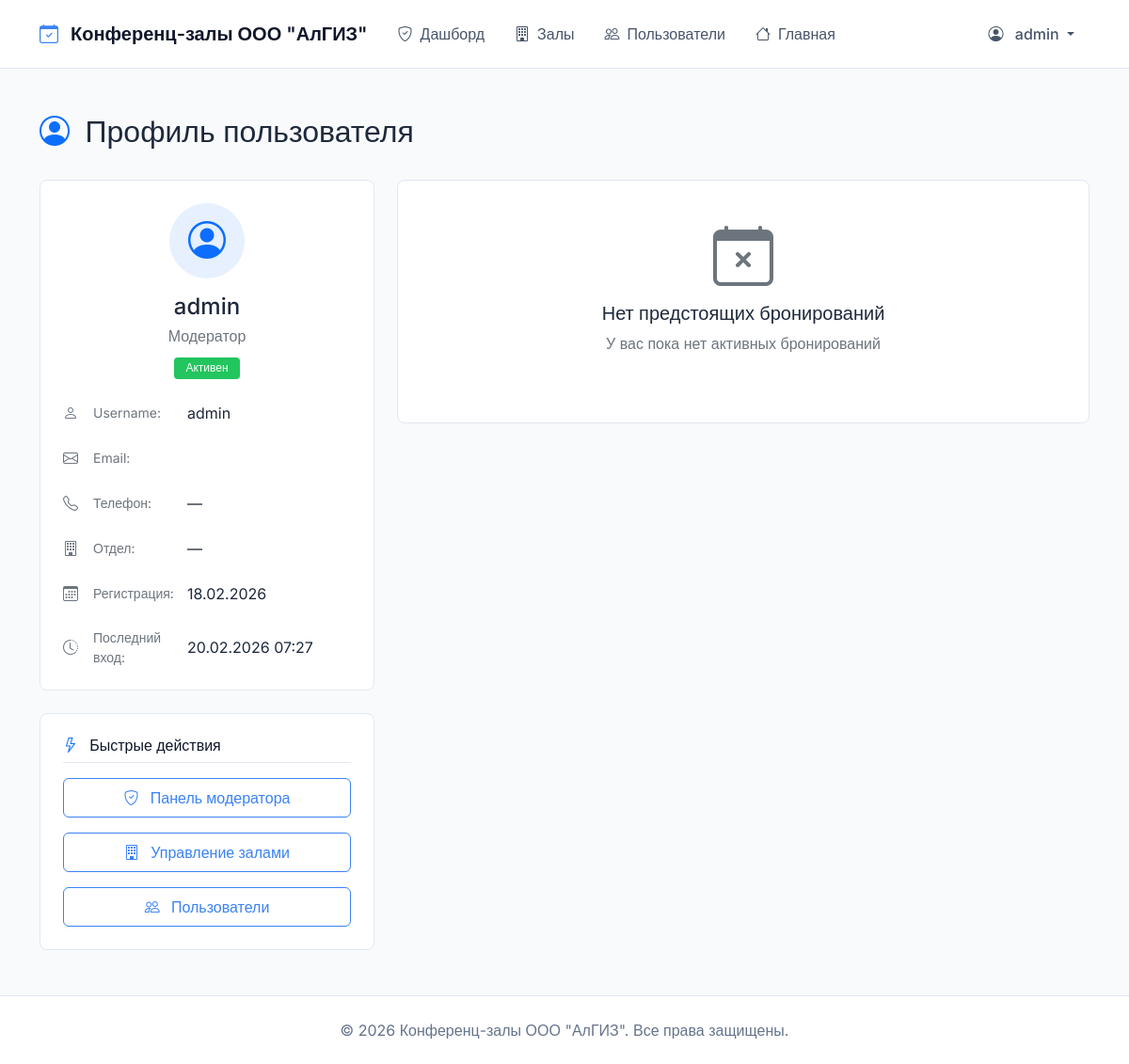
The page /profile/ (signed in) on the database as committed earlier.
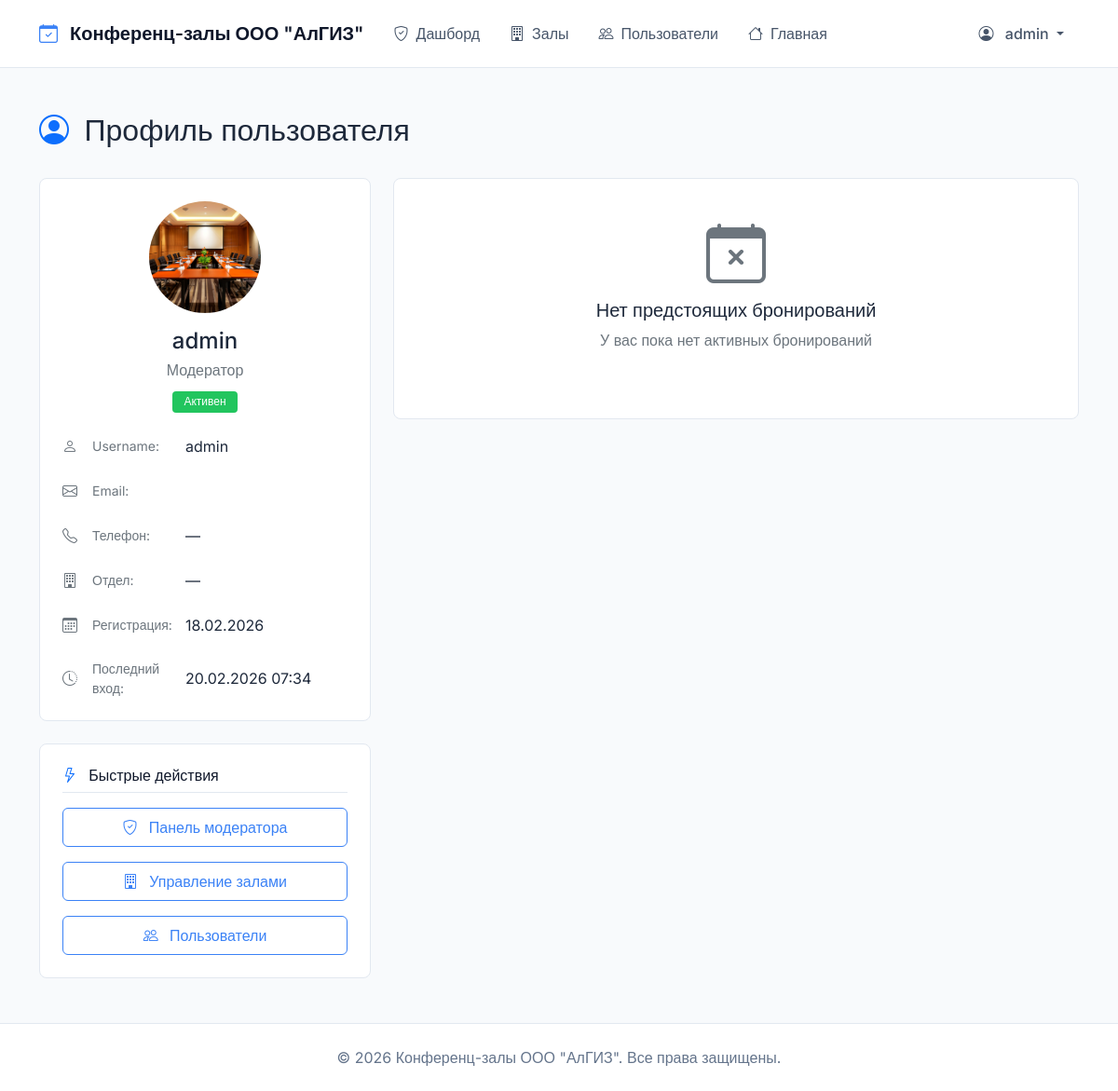
The same page on the database as committed later.
### bookings/models.py (models this page shows, shortened)
class User(AbstractUser):
    ROLE_CHOICES = (
        ('moderator', 'Модератор'),
        ('requester', 'Заявитель'),
        ('employee', 'Сотрудник'),
    )
    role = models.CharField(max_length=20, choices=ROLE_CHOICES, default='employee', verbose_name="Роль")
    phone = models.CharField(max_length=20, blank=True, verbose_name="Телефон")
    department = models.CharField(max_length=100, blank=True, verbose_name="Отдел")
    avatar = models.ImageField(upload_to='avatars/', blank=True, null=True, verbose_name="Аватар")
    def get_full_name(self):
        if self.first_name and self.last_name:
            return f"{self.first_name} {self.last_name}"
        return self.username
    class Meta:
        verbose_name = "Пользователь"
        verbose_name_plural = "Пользователи"

### bookings/views.py (the view)
# urls.py: path('profile/', views.profile, name='profile'),
@any_role_required
def profile(request):
    user = request.user
    context = {
        'profile_user': user,
        'total_bookings': Booking.objects.filter(requester=user).count(),
        'pending_bookings': Booking.objects.filter(requester=user, status='pending').count(),
        'approved_bookings': Booking.objects.filter(requester=user, status='approved').count(),
        'rejected_bookings': Booking.objects.filter(requester=user, status='rejected').count(),
        'cancelled_bookings': Booking.objects.filter(requester=user, status='cancelled').count(),
        'recent_bookings': Booking.objects.filter(requester=user).order_by('-created_at')[:5],
        'active_bookings': Booking.objects.filter(
            requester=user, status='approved', start_time__gte=timezone.now()
        ).order_by('start_time')[:3],
        'now': timezone.now(),
    }
    return render(request, 'bookings/profile.html', context)

### bookings/templates/bookings/profile.html (shortened to what the changed rows need)
{% extends 'bookings/base.html' %}
{% load static %}
{% block content %}
<div class="row mb-4">
    <div class="col-12">
        <h2 class="fw-semibold">
            <i class="bi bi-person-circle text-primary me-2"></i>
            Профиль пользователя
        </h2>
    </div>
</div>
<div class="row g-4">
    <div class="col-lg-4">
        <div class="border rounded-3 bg-white p-4 mb-4">
            <div class="text-center mb-4">
                <div class="mb-3">
                    {% if profile_user.avatar and profile_user.avatar.url %}
                        <img src="{{ profile_user.avatar.url }}"
                             class="rounded-circle"
                             style="width: 120px; height: 120px; object-fit: cover;"
                             alt="{{ profile_user.username }}">
                    {% else %}
                        <div class="bg-primary bg-opacity-10 rounded-circle d-inline-flex p-3">
                            <i class="bi bi-person-circle text-primary fs-1"></i>
                        </div>
                    {% endif %}
                </div>
                <h4 class="fw-semibold mb-1">{{ profile_user.get_full_name|default:profile_user.username }}</h4>
                <p class="text-secondary mb-2">{{ profile_user.get_role_display }}</p>
                <span class="badge {% if profile_user.is_active %}bg-success{% else %}bg-secondary{% endif %}">
                    {{ profile_user.is_active|yesno:"Активен,Неактивен" }}
                </span>
            </div>
            <div class="vstack gap-3">
                <div class="d-flex align-items-center">
                    <i class="bi bi-person text-secondary me-2" style="width: 1.5rem;"></i>
                    <span class="text-secondary small" style="width: 100px;">Username:</span>
                    <span class="fw-medium">{{ profile_user.username }}</span>
                </div>
                <div class="d-flex align-items-center">
                    <i class="bi bi-telephone text-secondary me-2" style="width: 1.5rem;"></i>
                    <span class="text-secondary small" style="width: 100px;">Телефон:</span>
                    <span class="fw-medium">{{ profile_user.phone|default:"—" }}</span>
                </div>
                <div class="d-flex align-items-center">
                    <i class="bi bi-building text-secondary me-2" style="width: 1.5rem;"></i>
                    <span class="text-secondary small" style="width: 100px;">Отдел:</span>
                    <span class="fw-medium">{{ profile_user.department|default:"—" }}</span>
                </div>
                <div class="d-flex align-items-center">
                    <i class="bi bi-calendar3 text-secondary me-2" style="width: 1.5rem;"></i>
                    <span class="text-secondary small" style="width: 100px;">Регистрация:</span>
                    <span class="fw-medium">{{ profile_user.date_joined|date:"d.m.Y" }}</span>
                </div>
                <div class="d-flex align-items-center">
                    <i class="bi bi-clock-history text-secondary me-2" style="width: 1.5rem;"></i>
                    <span class="text-secondary small" style="width: 100px;">Последний вход:</span>
                    <span class="fw-medium">{{ profile_user.last_login|date:"d.m.Y H:i"|default:"никогда" }}</span>
                </div>
            </div>
        </div>
    </div>
</div>
{% endblock %}

### bookings/templates/bookings/base.html (shortened to what this page needs)
<!DOCTYPE html>
<html lang="ru">
<head>
    <link href="https://cdn.jsdelivr.net/npm/bootstrap@5.1.3/dist/css/bootstrap.min.css" rel="stylesheet">
    <link rel="stylesheet" href="https://cdn.jsdelivr.net/npm/bootstrap-icons@1.8.1/font/bootstrap-icons.css">
    {% load static %}
    <link rel="stylesheet" href="{% static 'bookings/css/style.css' %}">
</head>
<body>
    <nav class="navbar navbar-expand-lg">
        <div class="container">
            <a class="navbar-brand" href="{% url 'bookings:index' %}">
                <i class="bi bi-calendar-check"></i>
                Конференц-залы ООО "АлГИЗ"
            </a>
            <div class="collapse navbar-collapse" id="navbarNav">
                <ul class="navbar-nav me-auto">
                    {% if user.is_authenticated %}
                        {% if user.role == 'moderator' %}
                            <li class="nav-item">
                                <a class="nav-link {% if request.resolver_match.url_name == 'moderator_dashboard' %}active{% endif %}"
                                   href="{% url 'bookings:moderator_dashboard' %}">
                                    <i class="bi bi-shield-check"></i>Дашборд
                                </a>
                            </li>
                            <li class="nav-item">
                                <a class="nav-link {% if request.resolver_match.url_name == 'room_management' %}active{% endif %}"
                                   href="{% url 'bookings:room_management' %}">
                                    <i class="bi bi-building"></i>Залы
                                </a>
                            </li>
                            <li class="nav-item">
                                <a class="nav-link {% if request.resolver_match.url_name == 'user_management' %}active{% endif %}"
                                   href="{% url 'bookings:user_management' %}">
                                    <i class="bi bi-people"></i>Пользователи
                                </a>
                            </li>
                        {% endif %}
                        <li class="nav-item">
                            <a class="nav-link" href="{% url 'bookings:index' %}">
                                <i class="bi bi-house"></i>Главная
                            </a>
                        </li>
                    {% endif %}
                </ul>
                <ul class="navbar-nav">
                    {% if user.is_authenticated %}
                        <li class="nav-item dropdown">
                            <a class="nav-link dropdown-toggle" href="#" id="userDropdown" role="button"
                               data-bs-toggle="dropdown" aria-expanded="false">
                                <i class="bi bi-person-circle"></i>
                                {{ user.get_full_name|default:user.username }}
                            </a>
                        </li>
                    {% endif %}
                </ul>
            </div>
        </div>
    </nav>
    <main class="container mt-5">
        {% block content %}
        {% endblock %}
    </main>
    <footer class="footer mt-5 py-4">
        <div class="container text-center">
            <span>© 2026 Конференц-залы ООО "АлГИЗ". Все права защищены.</span>
        </div>
    </footer>
</body>
</html>

Rows that differ between the two databases and show on the page:
changed User "admin": avatar: picture added; last_login "20.02.2026 07:27" → "20.02.2026 07:34"
